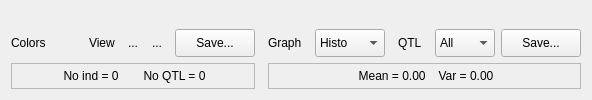
                  <widget class="QWidget" name="graphsTab2">
                   <attribute name="title">
                    <string>Graphs</string>
                   </attribute>
                   <layout class="QVBoxLayout" name="verticalLayout_3">
                    <item>
                     <layout class="QHBoxLayout" name="graphTabHLayout2">
                      <property name="spacing">
                       <number>13</number>
                      </property>
                      <item>
                       <widget class="QFrame" name="leftFrame2">
                        <property name="frameShape">
                         <enum>QFrame::NoFrame</enum>
                        </property>
                        <property name="frameShadow">
                         <enum>QFrame::Raised</enum>
                        </property>
                        <layout class="QVBoxLayout" name="verticalLayout_2">
                         <property name="spacing">
                          <number>0</number>
                         </property>
                         <property name="margin">
                          <number>0</number>
                         </property>
                         <item>
                          <layout class="QVBoxLayout" name="graphLeftVLayout2">
                           <item>
                            <layout class="QHBoxLayout" name="graphLeftTitleHLayout2">
                             <property name="spacing">
                              <number>0</number>
                             </property>
                             <item>
                              <spacer name="graphLeftTitleLeftHSpacer2">
                               <property name="orientation">
                                <enum>Qt::Horizontal</enum>
                               </property>
                               <property name="sizeType">
                                <enum>QSizePolicy::Fixed</enum>
                               </property>
                               <property name="sizeHint" stdset="0">
                                <size>
                                 <width>50</width>
                                 <height>0</height>
                                </size>
                               </property>
                              </spacer>
                             </item>
                             <item>
                              <widget class="QLabel" name="graphLeftTitleLabel2">
                               <property name="maximumSize">
                                <size>
                                 <width>16777215</width>
                                 <height>0</height>
                                </size>
                               </property>
                               <property name="text">
                                <string>&lt;!DOCTYPE HTML PUBLIC &quot;-//W3C//DTD HTML 4.0//EN&quot; &quot;http://www.w3.org/TR/REC-html40/strict.dtd&quot;&gt;
&lt;html&gt;&lt;head&gt;&lt;meta name=&quot;qrichtext&quot; content=&quot;1&quot; /&gt;&lt;style type=&quot;text/css&quot;&gt;
p, li { white-space: pre-wrap; }
&lt;/style&gt;&lt;/head&gt;&lt;body style=&quot; font-family:'Sans Serif'; font-size:9pt; font-weight:400; font-style:normal;&quot;&gt;
&lt;p align=&quot;center&quot; style=&quot;-qt-paragraph-type:empty; margin-top:0px; margin-bottom:0px; margin-left:0px; margin-right:0px; -qt-block-indent:0; text-indent:0px;&quot;&gt;&lt;/p&gt;&lt;/body&gt;&lt;/html&gt;</string>
                               </property>
                              </widget>
                             </item>
                            </layout>
                           </item>
                           <item>
                            <spacer name="graphLeftTopHSpacer2">
                             <property name="orientation">
                              <enum>Qt::Vertical</enum>
                             </property>
                             <property name="sizeType">
                              <enum>QSizePolicy::Fixed</enum>
                             </property>
                             <property name="sizeHint" stdset="0">
                              <size>
                               <width>20</width>
                               <height>6</height>
                              </size>
                             </property>
                            </spacer>
                           </item>
                           <item>
                            <widget class="QwtPlot" name="graphLeftQwtPlot2">
                             <property name="sizePolicy">
                              <sizepolicy hsizetype="MinimumExpanding" vsizetype="MinimumExpanding">
                               <horstretch>0</horstretch>
                               <verstretch>0</verstretch>
                              </sizepolicy>
                             </property>
                            </widget>
                           </item>
                           <item>
                            <spacer name="graphLeftMiddleVSpacer2">
                             <property name="orientation">
                              <enum>Qt::Vertical</enum>
                             </property>
                             <property name="sizeType">
                              <enum>QSizePolicy::Fixed</enum>
                             </property>
                             <property name="sizeHint" stdset="0">
                              <size>
                               <width>20</width>
                               <height>6</height>
                              </size>
                             </property>
                            </spacer>
                           </item>
                           <item>
                            <layout class="QHBoxLayout" name="graphLeftQtlHLayout2">
                             <property name="spacing">
                              <number>0</number>
                             </property>
                             <item>
                              <widget class="QLabel" name="graphLeftColorLabel2">
                               <property name="minimumSize">
                                <size>
                                 <width>0</width>
                                 <height>28</height>
                                </size>
                               </property>
                               <property name="maximumSize">
                                <size>
                                 <width>16777215</width>
                                 <height>28</height>
                                </size>
                               </property>
                               <property name="text">
                                <string>Colors</string>
                               </property>
                              </widget>
                             </item>
                             <item>
                              <spacer name="graphLeftQtlMiddleHSpacer2">
                               <property name="orientation">
                                <enum>Qt::Horizontal</enum>
                               </property>
                               <property name="sizeType">
                                <enum>QSizePolicy::Fixed</enum>
                               </property>
                               <property name="sizeHint" stdset="0">
                                <size>
                                 <width>6</width>
                                 <height>20</height>
                                </size>
                               </property>
                              </spacer>
                             </item>
                             <item>
                              <widget class="QToolButton" name="colorOptionToolButton2">
                               <property name="text">
                                <string/>
                               </property>
                               <property name="icon">
                                <iconset resource="configdialog.qrc">
                                 <normaloff>:/images/palette.png</normaloff>:/images/palette.png</iconset>
                               </property>
                               <property name="autoRaise">
                                <bool>true</bool>
                               </property>
                              </widget>
                             </item>
                             <item>
                              <spacer name="viewLabelHSpacer2">
                               <property name="orientation">
                                <enum>Qt::Horizontal</enum>
                               </property>
                               <property name="sizeType">
                                <enum>QSizePolicy::Fixed</enum>
                               </property>
                               <property name="sizeHint" stdset="0">
                                <size>
                                 <width>13</width>
                                 <height>20</height>
                                </size>
                               </property>
                              </spacer>
                             </item>
                             <item>
                              <widget class="QLabel" name="viewLabel2">
                               <property name="text">
                                <string>View</string>
                               </property>
                              </widget>
                             </item>
                             <item>
                              <spacer name="minusHSpacer2">
                               <property name="orientation">
                                <enum>Qt::Horizontal</enum>
                               </property>
                               <property name="sizeType">
                                <enum>QSizePolicy::Fixed</enum>
                               </property>
                               <property name="sizeHint" stdset="0">
                                <size>
                                 <width>6</width>
                                 <height>20</height>
                                </size>
                               </property>
                              </spacer>
                             </item>
                             <item>
                              <widget class="QToolButton" name="minusToolButton2">
                               <property name="minimumSize">
                                <size>
                                 <width>0</width>
                                 <height>28</height>
                                </size>
                               </property>
                               <property name="maximumSize">
                                <size>
                                 <width>16777215</width>
                                 <height>28</height>
                                </size>
                               </property>
                               <property name="text">
                                <string>...</string>
                               </property>
                               <property name="icon">
                                <iconset resource="configdialog.qrc">
                                 <normaloff>:/images/minus.png</normaloff>:/images/minus.png</iconset>
                               </property>
                               <property name="iconSize">
                                <size>
                                 <width>24</width>
                                 <height>24</height>
                                </size>
                               </property>
                               <property name="autoRaise">
                                <bool>true</bool>
                               </property>
                              </widget>
                             </item>
                             <item>
                              <widget class="QToolButton" name="plusToolButton2">
                               <property name="minimumSize">
                                <size>
                                 <width>0</width>
                                 <height>28</height>
                                </size>
                               </property>
                               <property name="maximumSize">
                                <size>
                                 <width>16777215</width>
                                 <height>28</height>
                                </size>
                               </property>
                               <property name="text">
                                <string>...</string>
                               </property>
                               <property name="icon">
                                <iconset resource="configdialog.qrc">
                                 <normaloff>:/images/plus.png</normaloff>:/images/plus.png</iconset>
                               </property>
                               <property name="iconSize">
                                <size>
                                 <width>24</width>
                                 <height>24</height>
                                </size>
                               </property>
                               <property name="autoRaise">
                                <bool>true</bool>
                               </property>
                              </widget>
                             </item>
                             <item>
                              <spacer name="graphLeftQtlRightHSpacer2">
                               <property name="orientation">
                                <enum>Qt::Horizontal</enum>
                               </property>
                               <property name="sizeHint" stdset="0">
                                <size>
                                 <width>6</width>
                                 <height>20</height>
                                </size>
                               </property>
                              </spacer>
                             </item>
                             <item>
                              <widget class="QPushButton" name="graphLeftSavePushButton2">
                               <property name="minimumSize">
                                <size>
                                 <width>0</width>
                                 <height>28</height>
                                </size>
                               </property>
                               <property name="maximumSize">
                                <size>
                                 <width>16777215</width>
                                 <height>28</height>
                                </size>
                               </property>
                               <property name="text">
                                <string>Save...</string>
                               </property>
                              </widget>
                             </item>
                            </layout>
                           </item>
                           <item>
                            <spacer name="graphLeftBottomVSpacer2">
                             <property name="orientation">
                              <enum>Qt::Vertical</enum>
                             </property>
                             <property name="sizeType">
                              <enum>QSizePolicy::Fixed</enum>
                             </property>
                             <property name="sizeHint" stdset="0">
                              <size>
                               <width>20</width>
                               <height>6</height>
                              </size>
                             </property>
                            </spacer>
                           </item>
                           <item>
                            <layout class="QHBoxLayout" name="graphLeftMeanVarHLayout2">
                             <property name="spacing">
                              <number>0</number>
                             </property>
                             <item>
                              <widget class="QLabel" name="graphLeftMeanLabel2">
                               <property name="minimumSize">
                                <size>
                                 <width>0</width>
                                 <height>26</height>
                                </size>
                               </property>
                               <property name="maximumSize">
                                <size>
                                 <width>16777215</width>
                                 <height>26</height>
                                </size>
                               </property>
                               <property name="frameShape">
                                <enum>QFrame::StyledPanel</enum>
                               </property>
                               <property name="text">
                                <string>&lt;!DOCTYPE HTML PUBLIC &quot;-//W3C//DTD HTML 4.0//EN&quot; &quot;http://www.w3.org/TR/REC-html40/strict.dtd&quot;&gt;
&lt;html&gt;&lt;head&gt;&lt;meta name=&quot;qrichtext&quot; content=&quot;1&quot; /&gt;&lt;style type=&quot;text/css&quot;&gt;
p, li { white-space: pre-wrap; }
&lt;/style&gt;&lt;/head&gt;&lt;body style=&quot; font-family:'Sans Serif'; font-size:9pt; font-weight:400; font-style:normal;&quot;&gt;
&lt;p align=&quot;center&quot; style=&quot; margin-top:0px; margin-bottom:0px; margin-left:0px; margin-right:0px; -qt-block-indent:0; text-indent:0px;&quot;&gt;No ind = 0	No QTL = 0&lt;/p&gt;&lt;/body&gt;&lt;/html&gt;</string>
                               </property>
                              </widget>
                             </item>
                            </layout>
                           </item>
                          </layout>
                         </item>
                        </layout>
                       </widget>
                      </item>
                      <item>
                       <widget class="QFrame" name="rightFrame2">
                        <property name="frameShape">
                         <enum>QFrame::NoFrame</enum>
                        </property>
                        <property name="frameShadow">
                         <enum>QFrame::Raised</enum>
                        </property>
                        <layout class="QVBoxLayout" name="verticalLayout">
                         <property name="spacing">
                          <number>0</number>
                         </property>
                         <property name="margin">
                          <number>0</number>
                         </property>
                         <item>
                          <layout class="QVBoxLayout" name="graphRightVLayout2">
                           <item>
                            <widget class="QwtPlot" name="graphRightQwtPlot2"/>
                           </item>
                           <item>
                            <spacer name="graphRightMiddleVSpacer2">
                             <property name="orientation">
                              <enum>Qt::Vertical</enum>
                             </property>
                             <property name="sizeType">
                              <enum>QSizePolicy::Fixed</enum>
                             </property>
                             <property name="sizeHint" stdset="0">
                              <size>
                               <width>20</width>
                               <height>6</height>
                              </size>
                             </property>
                            </spacer>
                           </item>
                           <item>
                            <layout class="QHBoxLayout" name="graphRightParamsHLayout2">
                             <property name="spacing">
                              <number>0</number>
                             </property>
                             <item>
                              <widget class="QLabel" name="graphRightParamsLabel2">
                               <property name="minimumSize">
                                <size>
                                 <width>0</width>
                                 <height>28</height>
                                </size>
                               </property>
                               <property name="maximumSize">
                                <size>
                                 <width>16777215</width>
                                 <height>28</height>
                                </size>
                               </property>
                               <property name="text">
                                <string>Graph</string>
                               </property>
                              </widget>
                             </item>
                             <item>
                              <spacer name="graphRightParamsRightHSpacer2">
                               <property name="orientation">
                                <enum>Qt::Horizontal</enum>
                               </property>
                               <property name="sizeType">
                                <enum>QSizePolicy::Fixed</enum>
                               </property>
                               <property name="sizeHint" stdset="0">
                                <size>
                                 <width>13</width>
                                 <height>25</height>
                                </size>
                               </property>
                              </spacer>
                             </item>
                             <item>
                              <widget class="QComboBox" name="graphRightParamsComboBox2">
                               <property name="minimumSize">
                                <size>
                                 <width>0</width>
                                 <height>28</height>
                                </size>
                               </property>
                               <property name="maximumSize">
                                <size>
                                 <width>16777215</width>
                                 <height>28</height>
                                </size>
                               </property>
                               <item>
                                <property name="text">
                                 <string>Histo</string>
                                </property>
                               </item>
                               <item>
                                <property name="text">
                                 <string>Barplot</string>
                                </property>
                               </item>
                              </widget>
                             </item>
                             <item>
                              <spacer name="graphRightParamsMiddleHSpacer2">
                               <property name="orientation">
                                <enum>Qt::Horizontal</enum>
                               </property>
                               <property name="sizeType">
                                <enum>QSizePolicy::Fixed</enum>
                               </property>
                               <property name="sizeHint" stdset="0">
                                <size>
                                 <width>13</width>
                                 <height>25</height>
                                </size>
                               </property>
                              </spacer>
                             </item>
                             <item>
                              <widget class="QLabel" name="graphRightQtlLabel2">
                               <property name="minimumSize">
                                <size>
                                 <width>0</width>
                                 <height>28</height>
                                </size>
                               </property>
                               <property name="maximumSize">
                                <size>
                                 <width>16777215</width>
                                 <height>28</height>
                                </size>
                               </property>
                               <property name="text">
                                <string>QTL</string>
                               </property>
                              </widget>
                             </item>
                             <item>
                              <spacer name="graphRightMiddle2HSpacer2">
                               <property name="orientation">
                                <enum>Qt::Horizontal</enum>
                               </property>
                               <property name="sizeType">
                                <enum>QSizePolicy::Fixed</enum>
                               </property>
                               <property name="sizeHint" stdset="0">
                                <size>
                                 <width>13</width>
                                 <height>20</height>
                                </size>
                               </property>
                              </spacer>
                             </item>
                             <item>
                              <widget class="QComboBox" name="graphRightQtlComboBox2">
                               <property name="minimumSize">
                                <size>
                                 <width>0</width>
                                 <height>28</height>
                                </size>
                               </property>
                               <property name="maximumSize">
                                <size>
                                 <width>16777215</width>
                                 <height>28</height>
                                </size>
                               </property>
                               <item>
                                <property name="text">
                                 <string>All</string>
                                </property>
                               </item>
                               <item>
                                <property name="text">
                                 <string>QTL1</string>
                                </property>
                               </item>
                              </widget>
                             </item>
                             <item>
                              <spacer name="graphRightQtlRightHSpacer2">
                               <property name="orientation">
                                <enum>Qt::Horizontal</enum>
                               </property>
                               <property name="sizeHint" stdset="0">
                                <size>
                                 <width>6</width>
                                 <height>20</height>
                                </size>
                               </property>
                              </spacer>
                             </item>
                             <item>
                              <widget class="QPushButton" name="graphRightSavePushButton2">
                               <property name="minimumSize">
                                <size>
                                 <width>0</width>
                                 <height>28</height>
                                </size>
                               </property>
                               <property name="maximumSize">
                                <size>
                                 <width>16777215</width>
                                 <height>28</height>
                                </size>
                               </property>
                               <property name="text">
                                <string>Save...</string>
                               </property>
                              </widget>
                             </item>
                            </layout>
                           </item>
                           <item>
                            <spacer name="graphRightBottomVSpacer2">
                             <property name="orientation">
                              <enum>Qt::Vertical</enum>
                             </property>
                             <property name="sizeType">
                              <enum>QSizePolicy::Fixed</enum>
                             </property>
                             <property name="sizeHint" stdset="0">
                              <size>
                               <width>20</width>
                               <height>6</height>
                              </size>
                             </property>
                            </spacer>
                           </item>
                           <item>
                            <layout class="QHBoxLayout" name="meanVarHLayout2">
                             <property name="spacing">
                              <number>0</number>
                             </property>
                             <item>
                              <widget class="QLabel" name="graphRightMeanLabel2">
                               <property name="minimumSize">
                                <size>
                                 <width>0</width>
                                 <height>26</height>
                                </size>
                               </property>
                               <property name="maximumSize">
                                <size>
                                 <width>16777215</width>
                                 <height>26</height>
                                </size>
                               </property>
                               <property name="frameShape">
                                <enum>QFrame::StyledPanel</enum>
                               </property>
                               <property name="text">
                                <string>&lt;!DOCTYPE HTML PUBLIC &quot;-//W3C//DTD HTML 4.0//EN&quot; &quot;http://www.w3.org/TR/REC-html40/strict.dtd&quot;&gt;
&lt;html&gt;&lt;head&gt;&lt;meta name=&quot;qrichtext&quot; content=&quot;1&quot; /&gt;&lt;style type=&quot;text/css&quot;&gt;
p, li { white-space: pre-wrap; }
&lt;/style&gt;&lt;/head&gt;&lt;body style=&quot; font-family:'Sans Serif'; font-size:9pt; font-weight:400; font-style:normal;&quot;&gt;
&lt;p align=&quot;center&quot; style=&quot; margin-top:0px; margin-bottom:0px; margin-left:0px; margin-right:0px; -qt-block-indent:0; text-indent:0px;&quot;&gt;Mean = 0.00	Var = 0.00&lt;/p&gt;&lt;/body&gt;&lt;/html&gt;</string>
                               </property>
                              </widget>
                             </item>
                            </layout>
                           </item>
                          </layout>
                         </item>
                        </layout>
                       </widget>
                      </item>
                     </layout>
                    </item>
                   </layout>
                  </widget>
